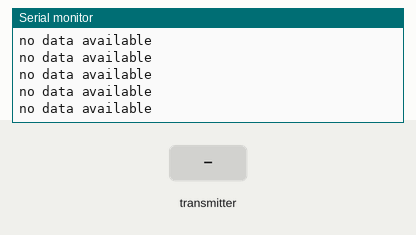
Recording of a sketch running on a simulated Arduino Uno, built with avr-gcc and run on an emulated ATmega328P. Shown: the last lines printed to the serial monitor. The inputs (shaded band) are chosen by the test bench. No radio packets arrive unless stated.

Above: at 1.2 s.
1.3 s: the transmitter starts sending temp2 = 0
At 1.49 s:
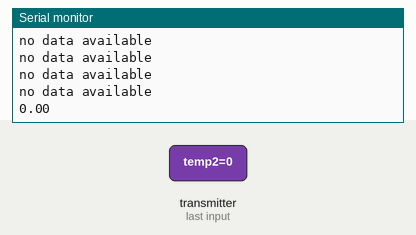
3.3 s: the transmitter starts sending temp2 = 25
At 3.6 s:
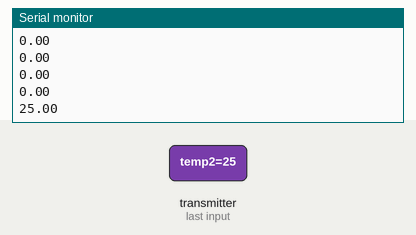

The sketch:

rx_single_1.ino
```cpp
#include <SPI.h>
#include "nRF24L01.h"
#include "RF24.h"

float temp1,temp2;

RF24 radio(9, 10);
const uint64_t pipes[3] = { 0xF0F0F0F0E1LL, 0xF0F0F0F0E2LL, 0xF0F0F0F0E3LL };

void setup(void) {
Serial.begin(9600);
radio.begin();
radio.setDataRate(RF24_250KBPS);
radio.openReadingPipe( 1 , pipes[2]);
radio.startListening();
}

void loop(void)
{
  if(radio.available())
  {
    delay(50);
    radio.read(&temp2,sizeof(temp2));
    Serial.println(temp2);
  }
  else
  {
    Serial.println("no data available");
  }
  delay(100);
//temp1 = 100;
//radio.write(&temp1, sizeof(temp1));
//delay(10);
}
```

Measured:
- after the input at 1.3 s, the serial monitor: prints a new line after 0.06 s (image 1)
- after the input at 3.3 s, the serial monitor: prints a new line after 0.17 s (image 2)
